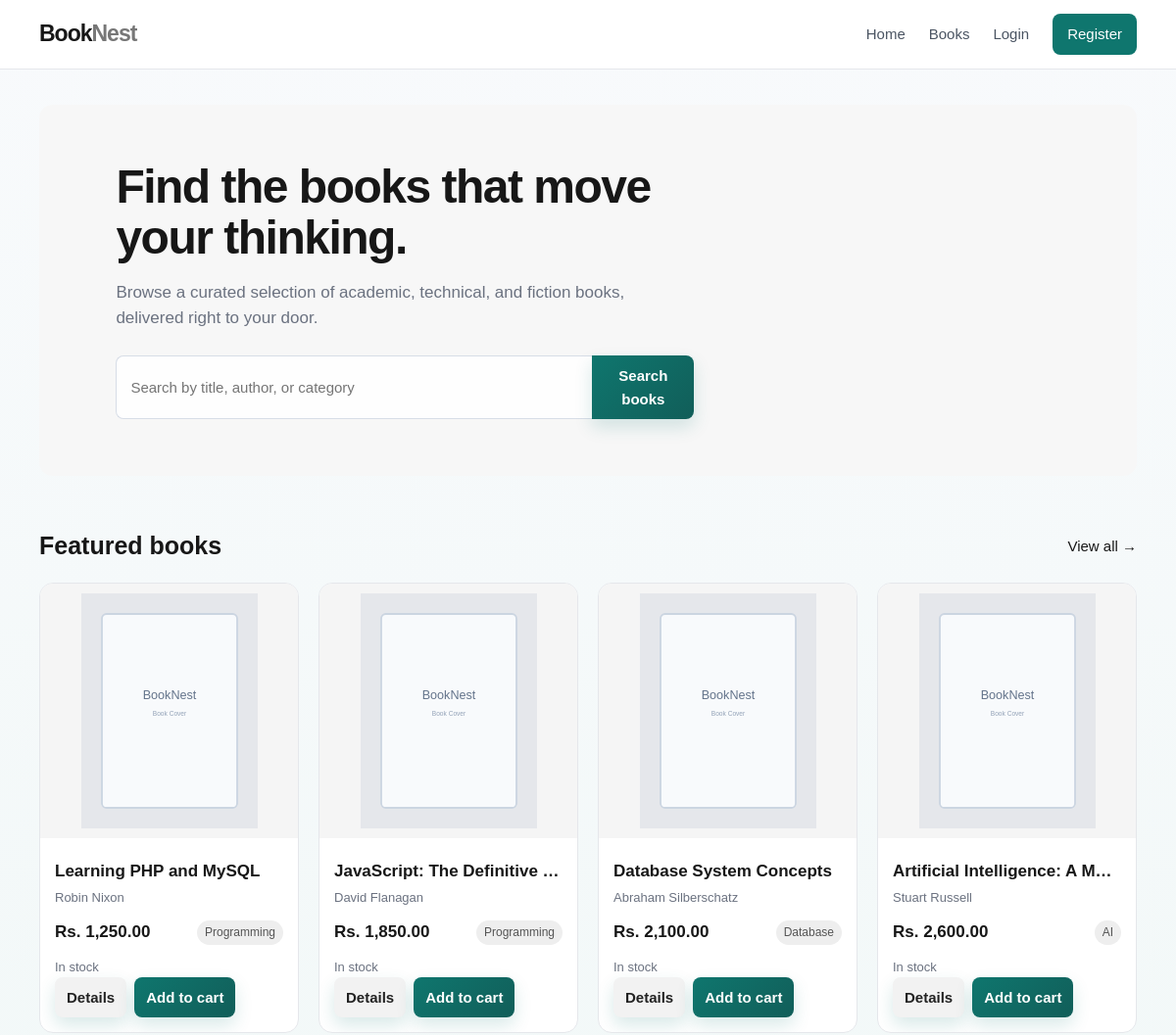
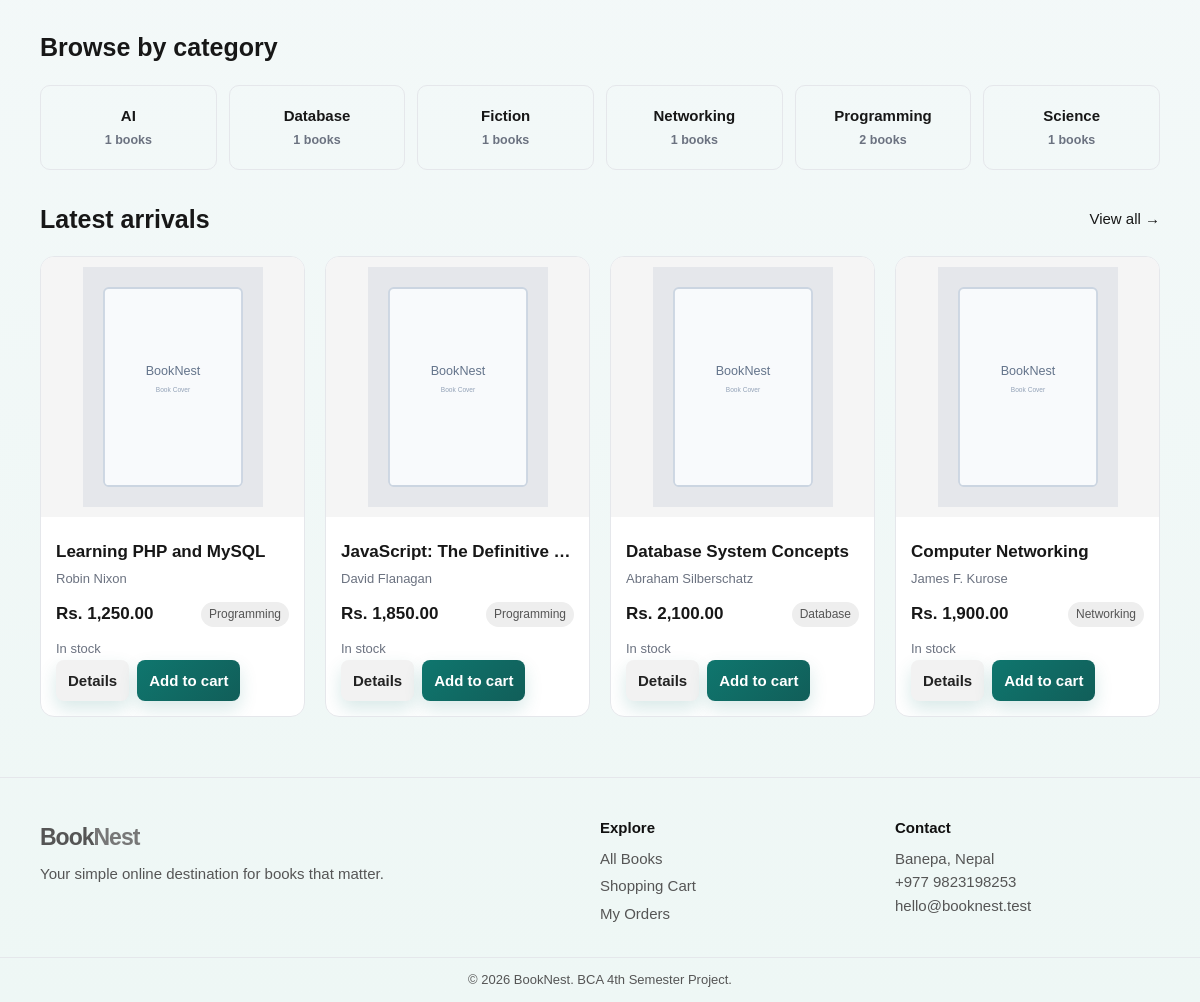
The page / on the database its author committed (2 pictures, top to bottom).
### tables this page shows
CREATE TABLE books (
  id INT UNSIGNED AUTO_INCREMENT PRIMARY KEY,
  category_id INT UNSIGNED NOT NULL,
  title VARCHAR(180) NOT NULL,
  author VARCHAR(120) NOT NULL,
  isbn VARCHAR(30) NULL UNIQUE,
  publisher VARCHAR(120) NULL,
  price DECIMAL(10,2) NOT NULL,
  quantity INT UNSIGNED NOT NULL DEFAULT 0,
  description TEXT NULL,
  image VARCHAR(255) NULL,
  featured TINYINT(1) NOT NULL DEFAULT 0,
  created_at TIMESTAMP DEFAULT CURRENT_TIMESTAMP,
  CONSTRAINT fk_books_category FOREIGN KEY (category_id) REFERENCES categories(id) ON UPDATE CASCADE ON DELETE RESTRICT
);

CREATE TABLE categories (
  id INT UNSIGNED AUTO_INCREMENT PRIMARY KEY,
  name VARCHAR(80) NOT NULL UNIQUE,
  description VARCHAR(255) NULL,
  created_at TIMESTAMP DEFAULT CURRENT_TIMESTAMP
);

### includes/auth.php (called while the page is built, shortened)
<?php
function e($value) { return htmlspecialchars((string)$value, ENT_QUOTES, 'UTF-8'); }
function book_image_url($image) {
    $image = trim((string) $image);
    if ($image === '') return 'images/book-placeholder.svg';
    $normalized = ltrim($image, '/');
    $normalized = preg_replace('#^uploads/?#i', '', $normalized);
    $script = $_SERVER['SCRIPT_NAME'] ?? '/';
    $base_dir = rtrim(dirname($script), '/');
    $base_url = rtrim($base_dir, '/');
    return $base_url . '/uploads/' . $normalized;
}
?>

### index.php (the view, shortened to what this page needs)
<?php
require 'includes/header.php';
$featured = $conn->query('SELECT b.*, c.name category_name FROM books b JOIN categories c ON b.category_id=c.id WHERE b.featured=1 ORDER BY b.created_at DESC LIMIT 4');
$latest = $conn->query('SELECT b.*, c.name category_name FROM books b JOIN categories c ON b.category_id=c.id ORDER BY b.created_at DESC LIMIT 4');
$categories = $conn->query('SELECT c.*, COUNT(b.id) book_count FROM categories c LEFT JOIN books b ON b.category_id=c.id GROUP BY c.id ORDER BY c.name LIMIT 6');
function home_card($book)
{
    $image = book_image_url($book['image'] ?? '');
    ?>
    <article class="book-card">
        <img class="book-cover" src="<?= e($image) ?>" alt="<?= e($book['title']) ?> cover">
        <div class="book-info">
            <h3><?= e($book['title']) ?></h3>
            <p><?= e($book['author']) ?></p>
            <div class="book-meta">
                <span class="price">Rs. <?= number_format((float) $book['price'], 2) ?></span>
                <span class="tag"><?= e($book['category_name']) ?></span>
            </div>
            <p class="<?= $book['quantity'] > 0 ? 'stock-in' : 'stock-out' ?>">
                <?= $book['quantity'] > 0 ? 'In stock' : 'Out of stock' ?>
            </p>
            <div class="card-actions">
                <a class="btn btn-light" href="book-details.php?id=<?= (int) $book['id'] ?>">Details</a>
                <?php if ($book['quantity'] > 0): ?>
                    <form method="post" action="cart.php">
                        <button class="btn" type="submit">Add to cart</button>
                    </form>
                <?php endif; ?>
            </div>
        </div>
    </article>
    <?php
}
?>
<section class="hero">
    <h1>Find the books that move your thinking.</h1>
    <p>Browse a curated selection of academic, technical, and fiction books, delivered right to your door.</p>
    <form class="search-form" action="books.php" method="get">
        <input name="search" placeholder="Search by title, author, or category">
        <button class="btn" type="submit">Search books</button>
    </form>
</section>
<section>
    <div class="section-head">
        <h2>Featured books</h2>
        <a href="books.php">View all →</a>
    </div>
    <div class="book-grid">
        <?php while ($book = $featured->fetch_assoc()): ?>
            <?php home_card($book); ?>
        <?php endwhile; ?>
    </div>
</section>
<section>
    <div class="section-head">
        <h2>Browse by category</h2>
    </div>
    <div class="category-grid">
        <?php while ($category = $categories->fetch_assoc()): ?>
            <a class="category-card" href="books.php?category=<?= (int) $category['id'] ?>">
                <?= e($category['name']) ?>
                <small class="muted"><br><?= (int) $category['book_count'] ?> books</small>
            </a>
        <?php endwhile; ?>
    </div>
</section>
<section>
    <div class="section-head">
        <h2>Latest arrivals</h2>
        <a href="books.php">View all →</a>
    </div>
    <div class="book-grid">
        <?php while ($book = $latest->fetch_assoc()): ?>
            <?php home_card($book); ?>
        <?php endwhile; ?>
    </div>
</section>
<?php require 'includes/footer.php'; ?>

### css/style.css (style rules this page uses)
:root { --ink: #171717; --muted: #6b7280; --line: #e5e7eb; --soft: #f7f7f7; --white: #fff; --accent: #0f766e; --accent-dark: #115e59; --accent-soft: #ecfeff; --danger: #b42318; --success: #137333; --radius: 14px; }
* { box-sizing: border-box }
body { margin: 0; background: linear-gradient(180deg, #f8fafc 0%, #eef7f5 100%); color: var(--ink); font: 15px/1.55 Arial, Helvetica, sans-serif }
a { color: inherit; text-decoration: none }
.hero { background: var(--soft); border-radius: var(--radius); padding: 58px 7%; margin-bottom: 52px; animation: fadeUp .5s ease both; }
.hero h1 { font-size: clamp(31px, 5vw, 48px); line-height: 1.08; max-width: 580px; margin: 0 0 14px; letter-spacing: -1.5px }
.hero p { max-width: 540px; color: var(--muted); font-size: 17px }
.search-form { display: flex; max-width: 590px; margin-top: 25px }
.search-form input { border-radius: 8px 0 0 8px; border-right: 0 }
.search-form button { border-radius: 0 8px 8px 0 }
.section-head { display: flex; justify-content: space-between; align-items: center; margin: 30px 0 18px }
.section-head h2 { margin: 0; font-size: 25px }
.muted { color: var(--muted) }
.book-grid { display: grid; grid-template-columns: repeat(4, 1fr); gap: 20px }
.book-card { border: 1px solid var(--line); border-radius: var(--radius); overflow: hidden; background: #fff; transition: transform .18s, box-shadow .18s; animation: fadeUp .5s ease both; }
.book-cover { width: 100%; height: 260px; object-fit: contain; object-position: center; background: #f5f5f5; padding: 10px; box-sizing: border-box }
.book-info { padding: 15px }
.book-info h3 { font-size: 17px; margin: 0 0 4px; white-space: nowrap; overflow: hidden; text-overflow: ellipsis }
.book-info p { margin: 0; color: var(--muted); font-size: 13px }
.book-meta { display: flex; justify-content: space-between; align-items: center; margin: 12px 0 }
.price { font-weight: bold; font-size: 17px }
.tag { font-size: 12px; padding: 3px 8px; border-radius: 50px; background: #eee; color: #555 }
.stock-in { color: var(--success) }
.card-actions { display: flex; gap: 8px }
.btn, .button, button { border: 0; cursor: pointer; font: inherit; transition: background-color .2s ease, transform .2s ease, box-shadow .2s ease; }
.btn { display: inline-block; padding: 9px 12px; border-radius: 8px; background: linear-gradient(135deg, var(--accent) 0%, var(--accent-dark) 100%); color: #fff; font-weight: 700; box-shadow: 0 8px 18px rgba(15, 118, 110, 0.16); }
.btn-light { background: #f2f2f2; color: #222 }
.category-grid { display: grid; grid-template-columns: repeat(6, 1fr); gap: 12px }
.category-card { border: 1px solid var(--line); padding: 18px 10px; border-radius: 10px; text-align: center; font-weight: 600; transition: transform .2s ease, box-shadow .2s ease, background-color .2s ease; }
input, select, textarea { width: 100%; border: 1px solid #d7dde7; border-radius: 10px; padding: 13px 14px; background: rgba(255, 255, 255, 0.9); font: inherit; color: var(--ink); transition: color .2s ease, background-color .2s ease, border-color .2s ease, box-shadow .2s ease, transform .2s ease; }
html { scroll-behavior: smooth; }

### rows shown on the page
books: title "Learning PHP and MySQL", author "Robin Nixon", price "1,250.00", category.name "Programming", quantity "In stock"
books: title "JavaScript: The Definitive…", author "David Flanagan", price "1,850.00", category.name "Programming", quantity "In stock"
books: title "Database System Concepts", author "Abraham Silberschatz", price "2,100.00", category.name "Database", quantity "In stock"
books: title "Artificial Intelligence: A M…", author "Stuart Russell", price "2,600.00", category.name "AI", quantity "In stock"
categories: name "AI", book_count "1"
categories: name "Database", book_count "1"
categories: name "Fiction", book_count "1"
categories: name "Networking", book_count "1"
categories: name "Programming", book_count "2"
categories: name "Science", book_count "1"
books: title "Computer Networking", author "James F. Kurose", price "1,900.00", category.name "Networking", quantity "In stock"
